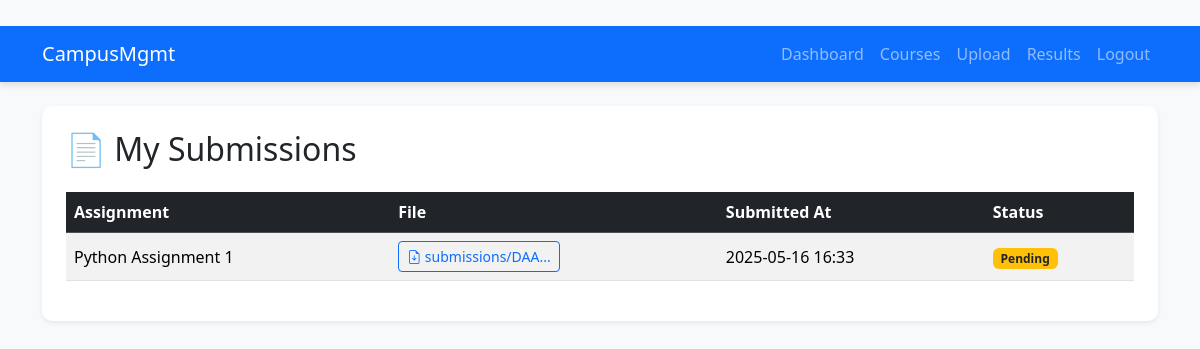
Before: /submissions/my_submissions/ (signed in) with the older database file.
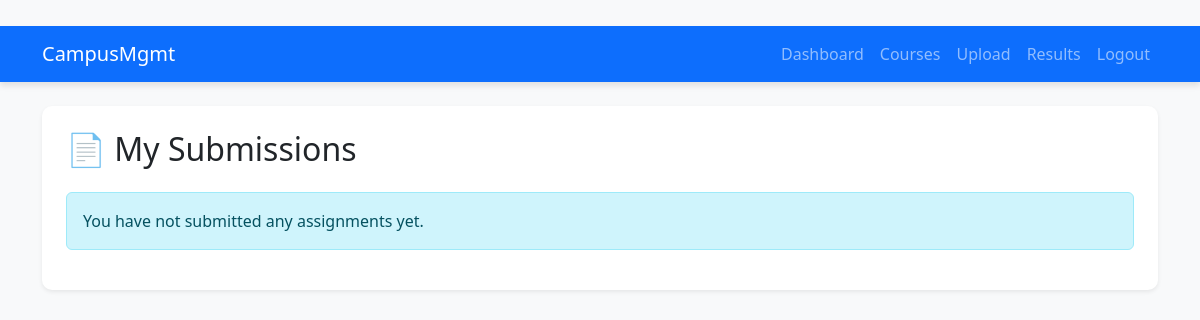
After: the same page with the newer database file.
### submissions/models.py (models this page shows, shortened)
class Submission(models.Model):
    assignment = models.ForeignKey(Assignment, on_delete=models.CASCADE)
    student = models.ForeignKey(User, on_delete=models.CASCADE, limit_choices_to={'role': 'student'})
    file = models.FileField(upload_to='submissions/')
    submitted_on = models.DateTimeField(auto_now_add=True)
    grade = models.CharField(max_length=5, blank=True, null=True)
    feedback = models.TextField(blank=True, null=True)
    submitted_at = models.DateTimeField(auto_now_add=True)

class Assignment(models.Model):
    course = models.ForeignKey(Course, on_delete=models.CASCADE)
    title = models.CharField(max_length=100)
    description = models.TextField()
    due_date = models.DateField()
    created_at = models.DateTimeField(auto_now_add=True)

### submissions/views.py (the view)
# urls.py: path('my_submissions/', views.my_submissions, name='my-submissions'),
@login_required
def my_submissions(request):
    submissions = Submission.objects.filter(student=request.user)
    return render(request, 'submissions/my_submissions.html', {'submissions': submissions})

### templates/submissions/my_submissions.html (shortened to what this page needs)
{% extends 'base.html' %}
{% block content %}
<div class="card shadow-sm p-4">
  <h2 class="mb-4">📄 My Submissions</h2>
  {% if submissions %}
  <table class="table table-striped table-hover align-middle">
    <thead class="table-dark">
      <tr>
        <th>Assignment</th>
        <th>File</th>
        <th>Submitted At</th>
        <th>Status</th>
      </tr>
    </thead>
    <tbody>
      {% for submission in submissions %}
        <tr>
          <td>{{ submission.assignment.title }}</td>
          <td>
            <a href="{{ submission.file.url }}" target="_blank" class="btn btn-sm btn-outline-primary">
              <i class="bi bi-file-earmark-arrow-down"></i> {{ submission.file.name|slice:"15" }}...
            </a>
          </td>
          <td>{{ submission.submitted_at|date:"Y-m-d H:i" }}</td>
          <td>
            {% if submission.grade %}
              <span class="badge bg-success">Graded: {{ submission.grade }}</span>
            {% else %}
              <span class="badge bg-warning text-dark">Pending</span>
            {% endif %}
          </td>
        </tr>
      {% endfor %}
    </tbody>
  </table>
  {% else %}
    <div class="alert alert-info">
      You have not submitted any assignments yet.
    </div>
  {% endif %}
</div>
{% endblock %}

Changed rows visible on the page:
removed Submission: assignment "Python Assignment 1", file.name "submissions/DAA", submitted_at "2025-05-16 16:33", shows "Pending"
Other visible differences:
text no longer shown: "Assignment File Submitted At Status"
text now shown: "You have not submitted any assignments yet."
